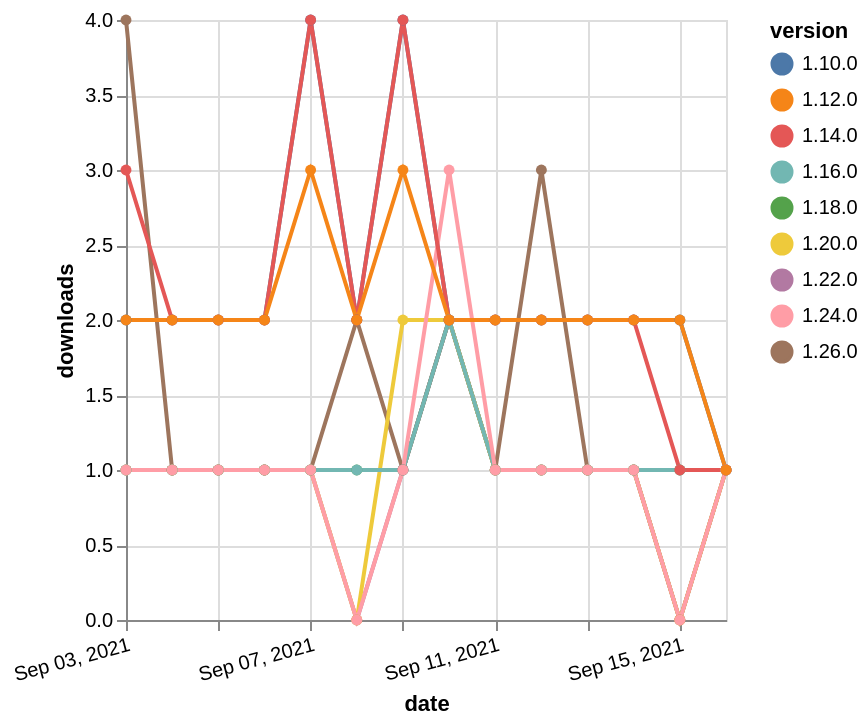

The Vega-Lite source for this figure:
### Vega-Lite specification from a JSON file in a GitHub repository (floating-point values rounded to 4 significant figures)
{"$schema": "https://vega.github.io/schema/vega-lite/v5.json", "description": "A simple bar chart with embedded data.", "data": {"values": [{"date": "2021-09-03", "total": 206, "delta": 1, "version": "1.18.0"}, {"date": "2021-09-04", "total": 207, "delta": 1, "version": "1.18.0"}, {"date": "2021-09-05", "total": 208, "delta": 1, "version": "1.18.0"}, {"date": "2021-09-06", "total": 209, "delta": 1, "version": "1.18.0"}, {"date": "2021-09-07", "total": 210, "delta": 1, "version": "1.18.0"}, {"date": "2021-09-08", "total": 211, "delta": 1, "version": "1.18.0"}, {"date": "2021-09-09", "total": 212, "delta": 1, "version": "1.18.0"}, {"date": "2021-09-10", "total": 214, "delta": 2, "version": "1.18.0"}, {"date": "2021-09-11", "total": 215, "delta": 1, "version": "1.18.0"}, {"date": "2021-09-12", "total": 216, "delta": 1, "version": "1.18.0"}, {"date": "2021-09-13", "total": 217, "delta": 1, "version": "1.18.0"}, {"date": "2021-09-14", "total": 218, "delta": 1, "version": "1.18.0"}, {"date": "2021-09-15", "total": 219, "delta": 1, "version": "1.18.0"}, {"date": "2021-09-16", "total": 220, "delta": 1, "version": "1.18.0"}, {"date": "2021-09-03", "total": 167, "delta": 1, "version": "1.22.0"}, {"date": "2021-09-04", "total": 168, "delta": 1, "version": "1.22.0"}, {"date": "2021-09-05", "total": 169, "delta": 1, "version": "1.22.0"}, {"date": "2021-09-06", "total": 170, "delta": 1, "version": "1.22.0"}, {"date": "2021-09-07", "total": 171, "delta": 1, "version": "1.22.0"}, {"date": "2021-09-08", "total": 171, "delta": 0, "version": "1.22.0"}, {"date": "2021-09-09", "total": 172, "delta": 1, "version": "1.22.0"}, {"date": "2021-09-10", "total": 174, "delta": 2, "version": "1.22.0"}, {"date": "2021-09-11", "total": 175, "delta": 1, "version": "1.22.0"}, {"date": "2021-09-12", "total": 176, "delta": 1, "version": "1.22.0"}, {"date": "2021-09-13", "total": 177, "delta": 1, "version": "1.22.0"}, {"date": "2021-09-14", "total": 178, "delta": 1, "version": "1.22.0"}, {"date": "2021-09-15", "total": 178, "delta": 0, "version": "1.22.0"}, {"date": "2021-09-16", "total": 179, "delta": 1, "version": "1.22.0"}, {"date": "2021-09-03", "total": 3118, "delta": 2, "version": "1.10.0"}, {"date": "2021-09-04", "total": 3120, "delta": 2, "version": "1.10.0"}, {"date": "2021-09-05", "total": 3122, "delta": 2, "version": "1.10.0"}, {"date": "2021-09-06", "total": 3124, "delta": 2, "version": "1.10.0"}, {"date": "2021-09-07", "total": 3128, "delta": 4, "version": "1.10.0"}, {"date": "2021-09-08", "total": 3130, "delta": 2, "version": "1.10.0"}, {"date": "2021-09-09", "total": 3134, "delta": 4, "version": "1.10.0"}, {"date": "2021-09-10", "total": 3136, "delta": 2, "version": "1.10.0"}, {"date": "2021-09-11", "total": 3138, "delta": 2, "version": "1.10.0"}, {"date": "2021-09-12", "total": 3140, "delta": 2, "version": "1.10.0"}, {"date": "2021-09-13", "total": 3142, "delta": 2, "version": "1.10.0"}, {"date": "2021-09-14", "total": 3144, "delta": 2, "version": "1.10.0"}, {"date": "2021-09-15", "total": 3146, "delta": 2, "version": "1.10.0"}, {"date": "2021-09-16", "total": 3147, "delta": 1, "version": "1.10.0"}, {"date": "2021-09-03", "total": 134, "delta": 4, "version": "1.26.0"}, {"date": "2021-09-04", "total": 135, "delta": 1, "version": "1.26.0"}, {"date": "2021-09-05", "total": 136, "delta": 1, "version": "1.26.0"}, {"date": "2021-09-06", "total": 137, "delta": 1, "version": "1.26.0"}, {"date": "2021-09-07", "total": 138, "delta": 1, "version": "1.26.0"}, {"date": "2021-09-08", "total": 140, "delta": 2, "version": "1.26.0"}, {"date": "2021-09-09", "total": 141, "delta": 1, "version": "1.26.0"}, {"date": "2021-09-10", "total": 143, "delta": 2, "version": "1.26.0"}, {"date": "2021-09-11", "total": 144, "delta": 1, "version": "1.26.0"}, {"date": "2021-09-12", "total": 147, "delta": 3, "version": "1.26.0"}, {"date": "2021-09-13", "total": 148, "delta": 1, "version": "1.26.0"}, {"date": "2021-09-14", "total": 149, "delta": 1, "version": "1.26.0"}, {"date": "2021-09-15", "total": 149, "delta": 0, "version": "1.26.0"}, {"date": "2021-09-16", "total": 150, "delta": 1, "version": "1.26.0"}, {"date": "2021-09-03", "total": 192, "delta": 1, "version": "1.20.0"}, {"date": "2021-09-04", "total": 193, "delta": 1, "version": "1.20.0"}, {"date": "2021-09-05", "total": 194, "delta": 1, "version": "1.20.0"}, {"date": "2021-09-06", "total": 195, "delta": 1, "version": "1.20.0"}, {"date": "2021-09-07", "total": 196, "delta": 1, "version": "1.20.0"}, {"date": "2021-09-08", "total": 196, "delta": 0, "version": "1.20.0"}, {"date": "2021-09-09", "total": 198, "delta": 2, "version": "1.20.0"}, {"date": "2021-09-10", "total": 200, "delta": 2, "version": "1.20.0"}, {"date": "2021-09-11", "total": 201, "delta": 1, "version": "1.20.0"}, {"date": "2021-09-12", "total": 202, "delta": 1, "version": "1.20.0"}, {"date": "2021-09-13", "total": 203, "delta": 1, "version": "1.20.0"}, {"date": "2021-09-14", "total": 204, "delta": 1, "version": "1.20.0"}, {"date": "2021-09-15", "total": 204, "delta": 0, "version": "1.20.0"}, {"date": "2021-09-16", "total": 205, "delta": 1, "version": "1.20.0"}, {"date": "2021-09-03", "total": 256, "delta": 1, "version": "1.16.0"}, {"date": "2021-09-04", "total": 257, "delta": 1, "version": "1.16.0"}, {"date": "2021-09-05", "total": 258, "delta": 1, "version": "1.16.0"}, {"date": "2021-09-06", "total": 259, "delta": 1, "version": "1.16.0"}, {"date": "2021-09-07", "total": 260, "delta": 1, "version": "1.16.0"}, {"date": "2021-09-08", "total": 261, "delta": 1, "version": "1.16.0"}, {"date": "2021-09-09", "total": 262, "delta": 1, "version": "1.16.0"}, {"date": "2021-09-10", "total": 264, "delta": 2, "version": "1.16.0"}, {"date": "2021-09-11", "total": 265, "delta": 1, "version": "1.16.0"}, {"date": "2021-09-12", "total": 266, "delta": 1, "version": "1.16.0"}, {"date": "2021-09-13", "total": 267, "delta": 1, "version": "1.16.0"}, {"date": "2021-09-14", "total": 268, "delta": 1, "version": "1.16.0"}, {"date": "2021-09-15", "total": 269, "delta": 1, "version": "1.16.0"}, {"date": "2021-09-16", "total": 270, "delta": 1, "version": "1.16.0"}, {"date": "2021-09-03", "total": 203, "delta": 1, "version": "1.24.0"}, {"date": "2021-09-04", "total": 204, "delta": 1, "version": "1.24.0"}, {"date": "2021-09-05", "total": 205, "delta": 1, "version": "1.24.0"}, {"date": "2021-09-06", "total": 206, "delta": 1, "version": "1.24.0"}, {"date": "2021-09-07", "total": 207, "delta": 1, "version": "1.24.0"}, {"date": "2021-09-08", "total": 207, "delta": 0, "version": "1.24.0"}, {"date": "2021-09-09", "total": 208, "delta": 1, "version": "1.24.0"}, {"date": "2021-09-10", "total": 211, "delta": 3, "version": "1.24.0"}, {"date": "2021-09-11", "total": 212, "delta": 1, "version": "1.24.0"}, {"date": "2021-09-12", "total": 213, "delta": 1, "version": "1.24.0"}, {"date": "2021-09-13", "total": 214, "delta": 1, "version": "1.24.0"}, {"date": "2021-09-14", "total": 215, "delta": 1, "version": "1.24.0"}, {"date": "2021-09-15", "total": 215, "delta": 0, "version": "1.24.0"}, {"date": "2021-09-16", "total": 216, "delta": 1, "version": "1.24.0"}, {"date": "2021-09-03", "total": 2472, "delta": 3, "version": "1.14.0"}, {"date": "2021-09-04", "total": 2474, "delta": 2, "version": "1.14.0"}, {"date": "2021-09-05", "total": 2476, "delta": 2, "version": "1.14.0"}, {"date": "2021-09-06", "total": 2478, "delta": 2, "version": "1.14.0"}, {"date": "2021-09-07", "total": 2482, "delta": 4, "version": "1.14.0"}, {"date": "2021-09-08", "total": 2484, "delta": 2, "version": "1.14.0"}, {"date": "2021-09-09", "total": 2488, "delta": 4, "version": "1.14.0"}, {"date": "2021-09-10", "total": 2490, "delta": 2, "version": "1.14.0"}, {"date": "2021-09-11", "total": 2492, "delta": 2, "version": "1.14.0"}, {"date": "2021-09-12", "total": 2494, "delta": 2, "version": "1.14.0"}, {"date": "2021-09-13", "total": 2496, "delta": 2, "version": "1.14.0"}, {"date": "2021-09-14", "total": 2498, "delta": 2, "version": "1.14.0"}, {"date": "2021-09-15", "total": 2499, "delta": 1, "version": "1.14.0"}, {"date": "2021-09-16", "total": 2500, "delta": 1, "version": "1.14.0"}, {"date": "2021-09-03", "total": 2588, "delta": 2, "version": "1.12.0"}, {"date": "2021-09-04", "total": 2590, "delta": 2, "version": "1.12.0"}, {"date": "2021-09-05", "total": 2592, "delta": 2, "version": "1.12.0"}, {"date": "2021-09-06", "total": 2594, "delta": 2, "version": "1.12.0"}, {"date": "2021-09-07", "total": 2597, "delta": 3, "version": "1.12.0"}, {"date": "2021-09-08", "total": 2599, "delta": 2, "version": "1.12.0"}, {"date": "2021-09-09", "total": 2602, "delta": 3, "version": "1.12.0"}, {"date": "2021-09-10", "total": 2604, "delta": 2, "version": "1.12.0"}, {"date": "2021-09-11", "total": 2606, "delta": 2, "version": "1.12.0"}, {"date": "2021-09-12", "total": 2608, "delta": 2, "version": "1.12.0"}, {"date": "2021-09-13", "total": 2610, "delta": 2, "version": "1.12.0"}, {"date": "2021-09-14", "total": 2612, "delta": 2, "version": "1.12.0"}, {"date": "2021-09-15", "total": 2614, "delta": 2, "version": "1.12.0"}, {"date": "2021-09-16", "total": 2615, "delta": 1, "version": "1.12.0"}]}, "width": "container", "mark": {"type": "line", "point": {"filled": true}}, "encoding": {"x": {"field": "date", "type": "temporal", "timeUnit": "yearmonthdate", "title": "date", "axis": {"labelAngle": -15}}, "y": {"field": "delta", "type": "quantitative", "title": "downloads"}, "color": {"field": "version", "type": "nominal"}, "tooltip": {"field": "delta"}}}
